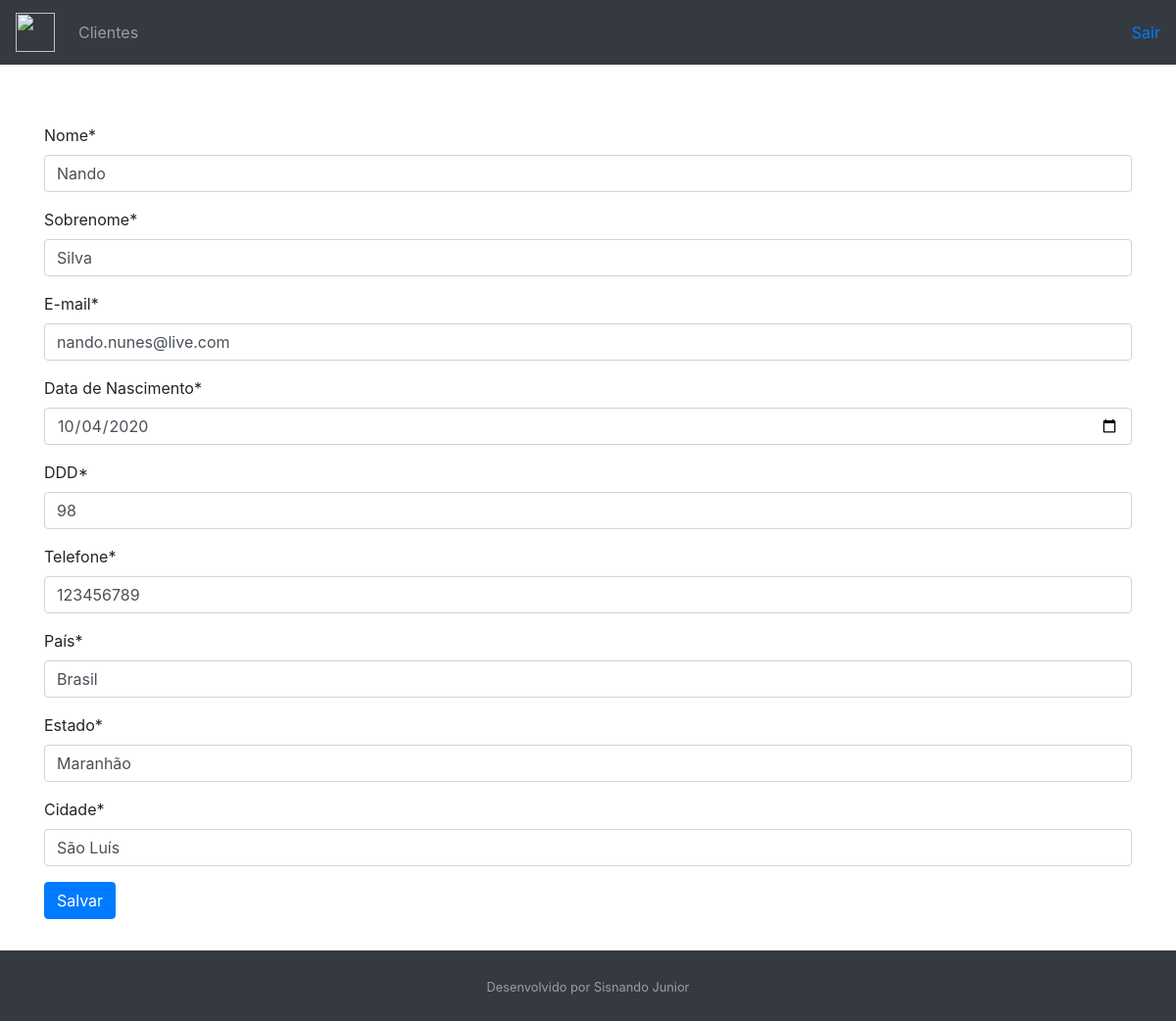
The page /customer/19/ on the database its author committed.
### customer/models.py (models this page shows, shortened)
class Customer(models.Model):
    first_name = models.CharField(max_length=30)
    last_name = models.CharField(max_length=50)
    email = models.EmailField()
    birth_date = models.DateField()
    area_code = models.CharField(max_length=3)
    phone_number = models.CharField(max_length=9)
    country = models.CharField(max_length=30)
    state = models.CharField(max_length=30)
    city = models.CharField(max_length=30)
    created_date = models.DateTimeField(auto_now_add=True)
    update_date = models.DateTimeField(auto_now=True)
    active = models.BooleanField(default=True)
    class Meta:
        db_table = "customer"

### customer/views.py (the view, shortened to what this page needs)
# urls.py: path("<int:pk>/", CustomerUpdateView.as_view(), name="customer-update"), #Pk=Chave Primária
class CustomerUpdateView(UpdateView):
    template_name = "customer/customer.html" #página html selecionada
    form_class = CustomerForm #Definindo o Models
    def get_object(self):
        pk = self.kwargs.get("pk")
        return get_object_or_404(Customer, pk=pk)

### customer/templates/customer/customer.html (shortened to what this page needs)
{% extends "model-page.html" %}
{% load crispy_forms_tags %}
{% block content %}
    <form method='POST'>{% csrf_token %}
        {{form|crispy}}
        <button type="submit" class="btn btn-primary" margin-top="5px">Salvar</button>
    </form>
{% endblock %}

### core/templates/model-page.html (style rules this page uses)
html, body { height: 100%; }

### rows shown on the page
Customer: first_name "Nando", last_name "Silva", email "nando.nunes@live.com", birth_date "10/04/2020", area_code "98", phone_number "123456789", country "Brasil", state "Maranhão", city "São Luís"
